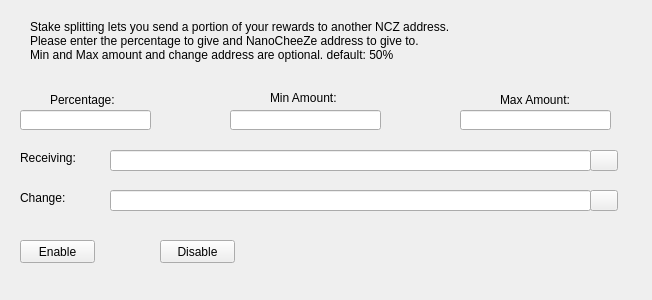
<?xml version="1.0" encoding="UTF-8"?>
<ui version="4.0">
 <class>StakeForCharityDialog</class>
 <widget class="QWidget" name="StakeForCharityDialog">
  <property name="windowModality">
   <enum>Qt::NonModal</enum>
  </property>
  <property name="geometry">
   <rect>
    <x>0</x>
    <y>0</y>
    <width>652</width>
    <height>300</height>
   </rect>
  </property>
  <property name="windowTitle">
   <string>Stake For Charity</string>
  </property>
  <widget class="QLineEdit" name="charityPercentEdit">
   <property name="geometry">
    <rect>
     <x>20</x>
     <y>110</y>
     <width>131</width>
     <height>20</height>
    </rect>
   </property>
   <property name="toolTip">
    <string>Enter whole numbers 1 - 100</string>
   </property>
  </widget>
  <widget class="QLineEdit" name="charityAddressEdit">
   <property name="geometry">
    <rect>
     <x>110</x>
     <y>150</y>
     <width>481</width>
     <height>21</height>
    </rect>
   </property>
   <property name="toolTip">
    <string/>
   </property>
  </widget>
  <widget class="QLabel" name="label_2">
   <property name="geometry">
    <rect>
     <x>30</x>
     <y>20</y>
     <width>591</width>
     <height>61</height>
    </rect>
   </property>
   <property name="lineWidth">
    <number>1</number>
   </property>
   <property name="text">
    <string>Stake splitting lets you send a portion of your rewards to another NCZ address.
Please enter the percentage to give and NanoCheeZe address to give to.
Min and Max amount and change address are optional. default: 50%</string>
   </property>
   <property name="alignment">
    <set>Qt::AlignLeading|Qt::AlignLeft|Qt::AlignTop</set>
   </property>
   <property name="wordWrap">
    <bool>true</bool>
   </property>
  </widget>
  <widget class="QLineEdit" name="charityMinEdit">
   <property name="geometry">
    <rect>
     <x>230</x>
     <y>110</y>
     <width>151</width>
     <height>20</height>
    </rect>
   </property>
   <property name="toolTip">
    <string/>
   </property>
  </widget>
  <widget class="QLineEdit" name="charityMaxEdit">
   <property name="geometry">
    <rect>
     <x>460</x>
     <y>110</y>
     <width>151</width>
     <height>20</height>
    </rect>
   </property>
   <property name="toolTip">
    <string/>
   </property>
   <property name="text">
    <string/>
   </property>
  </widget>
  <widget class="QLabel" name="message">
   <property name="geometry">
    <rect>
     <x>330</x>
     <y>220</y>
     <width>291</width>
     <height>61</height>
    </rect>
   </property>
   <property name="text">
    <string/>
   </property>
  </widget>
  <widget class="QPushButton" name="enableButton">
   <property name="geometry">
    <rect>
     <x>20</x>
     <y>240</y>
     <width>75</width>
     <height>23</height>
    </rect>
   </property>
   <property name="toolTip">
    <string/>
   </property>
   <property name="statusTip">
    <string>Check and turn on Stake Splitting</string>
   </property>
   <property name="text">
    <string>Enable</string>
   </property>
  </widget>
  <widget class="QPushButton" name="disableButton">
   <property name="geometry">
    <rect>
     <x>160</x>
     <y>240</y>
     <width>75</width>
     <height>23</height>
    </rect>
   </property>
   <property name="statusTip">
    <string>Turn off Stake Splitting</string>
   </property>
   <property name="text">
    <string>Disable</string>
   </property>
  </widget>
  <widget class="QPushButton" name="addressBookButton">
   <property name="geometry">
    <rect>
     <x>590</x>
     <y>150</y>
     <width>28</width>
     <height>21</height>
    </rect>
   </property>
   <property name="toolTip">
    <string>Choose an address from the address book</string>
   </property>
   <property name="text">
    <string/>
   </property>
   <property name="icon">
    <iconset resource="../bitcoin.qrc">
     <normaloff>:/icons/address-book</normaloff>:/icons/address-book</iconset>
   </property>
   <property name="shortcut">
    <string>Alt+A</string>
   </property>
   <property name="autoDefault">
    <bool>false</bool>
   </property>
  </widget>
  <widget class="QLineEdit" name="charityChangeAddressEdit">
   <property name="geometry">
    <rect>
     <x>110</x>
     <y>190</y>
     <width>481</width>
     <height>21</height>
    </rect>
   </property>
   <property name="toolTip">
    <string>Change address must be owned by you</string>
   </property>
  </widget>
  <widget class="QPushButton" name="changeAddressBookButton">
   <property name="geometry">
    <rect>
     <x>590</x>
     <y>190</y>
     <width>28</width>
     <height>21</height>
    </rect>
   </property>
   <property name="toolTip">
    <string>Choose an address from the address book</string>
   </property>
   <property name="text">
    <string/>
   </property>
   <property name="icon">
    <iconset resource="../bitcoin.qrc">
     <normaloff>:/icons/address-book</normaloff>:/icons/address-book</iconset>
   </property>
   <property name="shortcut">
    <string>Alt+A</string>
   </property>
   <property name="autoDefault">
    <bool>false</bool>
   </property>
  </widget>
  <widget class="QLabel" name="label">
   <property name="geometry">
    <rect>
     <x>50</x>
     <y>90</y>
     <width>81</width>
     <height>20</height>
    </rect>
   </property>
   <property name="toolTip">
    <string>Percentage of stake to send</string>
   </property>
   <property name="text">
    <string>Percentage:</string>
   </property>
  </widget>
  <widget class="QLabel" name="label_3">
   <property name="geometry">
    <rect>
     <x>270</x>
     <y>90</y>
     <width>91</width>
     <height>16</height>
    </rect>
   </property>
   <property name="toolTip">
    <string>Accumulate S4C until this min is met</string>
   </property>
   <property name="text">
    <string>Min Amount:</string>
   </property>
  </widget>
  <widget class="QLabel" name="label_4">
   <property name="geometry">
    <rect>
     <x>500</x>
     <y>90</y>
     <width>116</width>
     <height>20</height>
    </rect>
   </property>
   <property name="toolTip">
    <string>Max amount to send</string>
   </property>
   <property name="text">
    <string>Max Amount:</string>
   </property>
  </widget>
  <widget class="QLabel" name="label_5">
   <property name="geometry">
    <rect>
     <x>20</x>
     <y>150</y>
     <width>111</width>
     <height>16</height>
    </rect>
   </property>
   <property name="toolTip">
    <string>Address to send portion of stake to</string>
   </property>
   <property name="text">
    <string>Receiving:</string>
   </property>
  </widget>
  <widget class="QLabel" name="label_6">
   <property name="geometry">
    <rect>
     <x>20</x>
     <y>190</y>
     <width>81</width>
     <height>16</height>
    </rect>
   </property>
   <property name="toolTip">
    <string>The amount left over returned to you</string>
   </property>
   <property name="text">
    <string>Change:</string>
   </property>
  </widget>
 </widget>
 <resources>
  <include location="../bitcoin.qrc"/>
 </resources>
 <connections/>
</ui>
